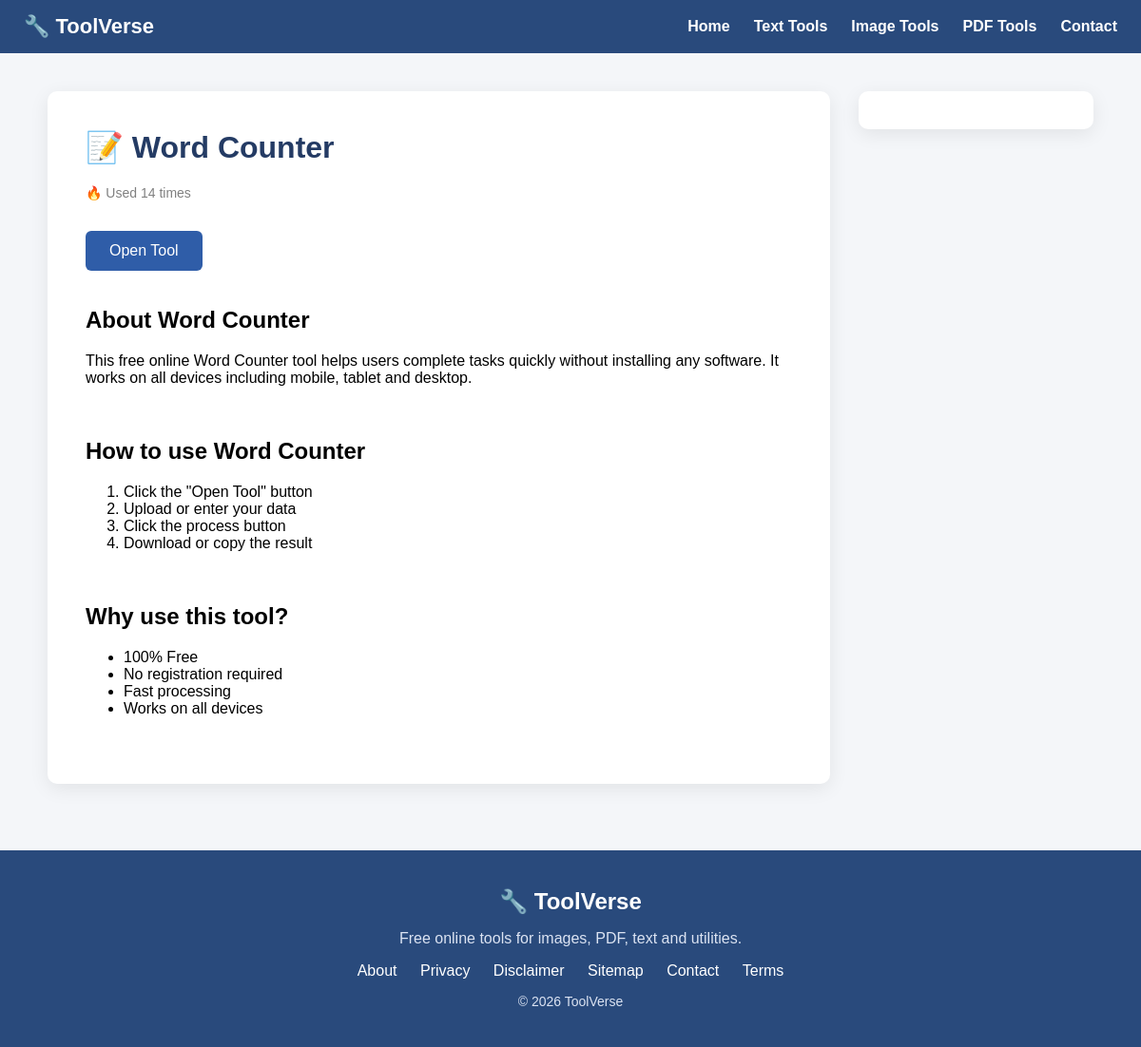
Screenshot of /tools/word-counter/ with the database file from the repository.
### tools/models.py (models this page shows, shortened)
class Tool(models.Model):
    name = models.CharField(max_length=100)
    slug = models.SlugField(unique=True)
    url = models.CharField(max_length=200)
    category = models.CharField(max_length=50)
    icon = models.CharField(max_length=10, blank=True)
    description = models.TextField(blank=True)
    seo_title = models.CharField(max_length=200, blank=True)
    seo_description = models.TextField(blank=True)
    usage_count = models.IntegerField(default=0)

### tools/views.py (the view)
# urls.py: path('tools/<slug:slug>/', views.tool_detail, name='tool_detail'),
def tool_detail(request, slug):
    tool = get_object_or_404(Tool, slug=slug)
    Tool.objects.filter(id=tool.id).update(
        usage_count=F("usage_count") + 1
    )
    tool.refresh_from_db()
    return render(request, "tool_detail.html", {
        "tool": tool
    })

### tools/templates/tool_detail.html (shortened to what this page needs)
{% extends "base.html" %}
{% block content %}
<div class="tool-page">
<div class="tool-content">
<h1>{{ tool.icon }} {{ tool.name }}</h1>
<p style="color:gray;font-size:14px;">
🔥 Used {{ tool.usage_count }} times
</p>
<br>
<a href="{{ tool.url }}">
<button class="open-btn">
Open Tool
</button>
</a>
<br><br>
<h2>About {{ tool.name }}</h2>
<p>
This free online {{ tool.name }} tool helps users complete tasks quickly
without installing any software. It works on all devices including
mobile, tablet and desktop.
</p>
<br>
<h2>How to use {{ tool.name }}</h2>
<ol>
<li>Click the "Open Tool" button</li>
<li>Upload or enter your data</li>
<li>Click the process button</li>
<li>Download or copy the result</li>
</ol>
<br>
<h2>Why use this tool?</h2>
<ul>
<li>100% Free</li>
<li>No registration required</li>
<li>Fast processing</li>
<li>Works on all devices</li>
</ul>
</div>
<div class="sidebar">
<div class="sidebar-ad">
</div>
</div>
</div>
{% endblock %}

### tools/templates/base.html (style rules this page uses)
body { font-family:Arial, Helvetica, sans-serif; margin:0; background:#f4f6f9; }

### tools/templates/tool_detail.html (style rules this page uses)
.tool-page { display:flex; gap:30px; max-width:1100px; margin:auto; }
.tool-content { flex:3; background:white; padding:40px; border-radius:10px; box-shadow:0 5px 20px rgba(0,0,0,0.08); }
.sidebar { flex:1; }
.sidebar-ad { background:white; padding:20px; border-radius:10px; box-shadow:0 5px 20px rgba(0,0,0,0.08); text-align:center; }
.tool-content h1 { margin-top:0; color:#243b64; }
.open-btn { padding:12px 25px; font-size:16px; background:#2f5da8; color:white; border:none; border-radius:6px; cursor:pointer; }

### rows the page displays
Tool: icon "📝", name "Word Counter", usage_count "14"
